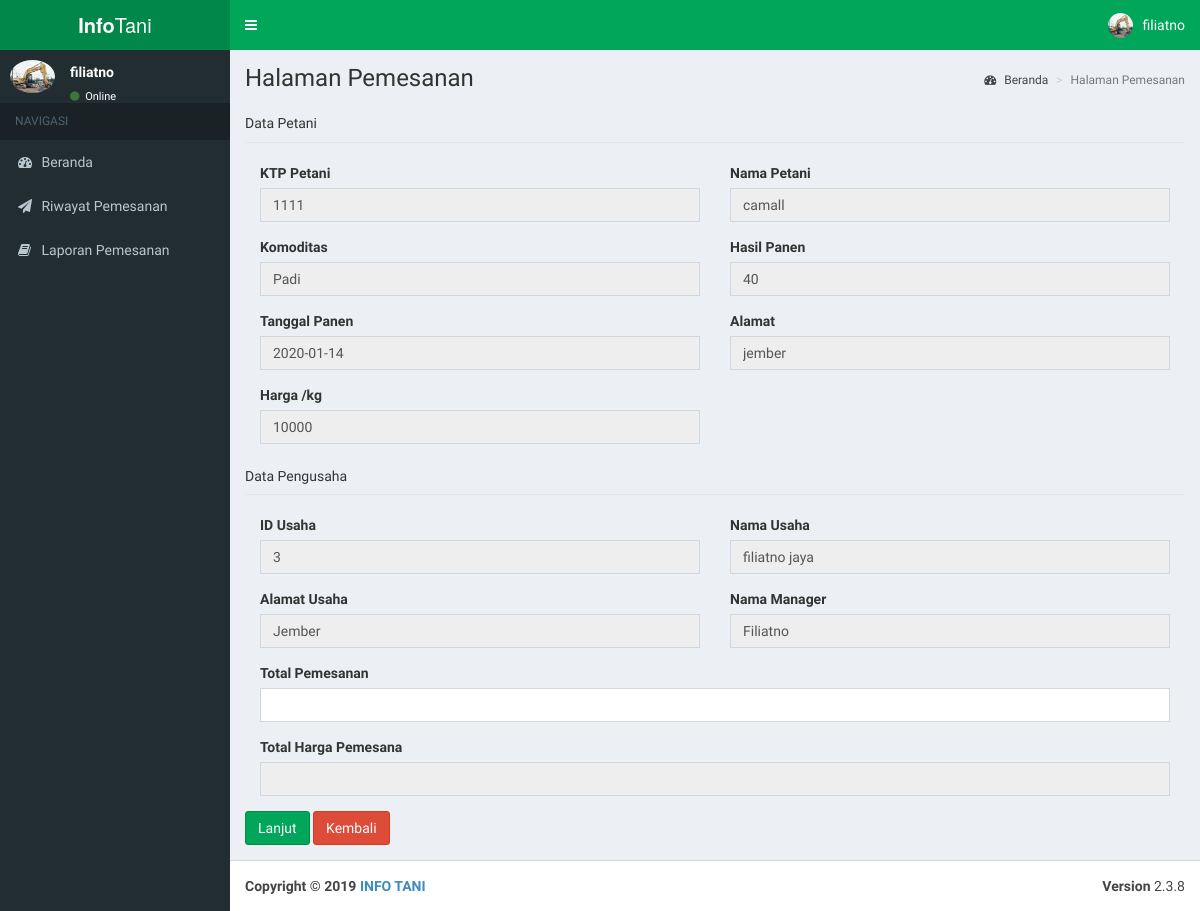
Page /Pages/pengusaha/pemesanan.php?id=1&tgl=2020-01-13 (signed in) on the committed database.
### tables this page shows
CREATE TABLE `perusahaan` (
  `ID_PERUSAHAAN` int(11) NOT NULL,
  `USERNAME` varchar(20) NOT NULL,
  `PASSWORD` varchar(255) NOT NULL,
  `SIUP` varchar(18) NOT NULL,
  `LOGO` varchar(18) NOT NULL,
  `NAMA_PERUSAHAAN` varchar(30) NOT NULL,
  `EMAIL` varchar(40) NOT NULL,
  `ALAMAT_PERUSAHAAN` varchar(40) NOT NULL,
  `NO_TELP_PERUSAHAAN` varchar(16) NOT NULL,
  `NAMA_MANAGER` varchar(20) NOT NULL,
  `ID_LEVEL` int(11) NOT NULL
);

CREATE TABLE `panen` (
  `ID_PANEN` int(11) NOT NULL,
  `KTP` varchar(16) NOT NULL,
  `KOMODITAS` int(11) NOT NULL,
  `TGL_PANEN` date NOT NULL,
  `HASIL` int(11) NOT NULL,
  `HARGA` int(6) NOT NULL,
  `STATUS_PANEN` varchar(5) NOT NULL
);

CREATE TABLE `petani` (
  `KTP` varchar(16) NOT NULL,
  `ID_KECAMATAN` int(11) DEFAULT NULL,
  `ID_KOMODITAS` int(11) DEFAULT NULL,
  `ID_USER` int(11) DEFAULT NULL,
  `ID_STATUS` int(11) NOT NULL,
  `NAMA_PETANI` varchar(30) DEFAULT NULL,
  `ALAMAT_PETANI` varchar(30) DEFAULT NULL,
  `LUAS_SAWAH` float DEFAULT NULL,
  `ALAMAT_SAWAH` varchar(30) DEFAULT NULL,
  `TANAM` date DEFAULT NULL,
  `PANEN` date DEFAULT NULL,
  `NO_HP` varchar(15) DEFAULT NULL
);

CREATE TABLE `komoditas` (
  `ID_KOMODITAS` int(11) NOT NULL,
  `NAMA_KOMODITAS` varchar(20) DEFAULT NULL
);

### controller/session.php (called while the page is built, shortened)
<?php
include "./koneksi.php";
$pengusaha=$_SESSION['ID_PERUSAHAAN'];
$sql2 = "select * from PERUSAHAAN where ID_PERUSAHAAN='$pengusaha'" ;
$ses_sql2=mysqli_query($koneksi, $sql2);
$row2 = mysqli_fetch_assoc($ses_sql2);
$nama_pengguna =$row2['NAMA_PERUSAHAAN'];
$gambar2 = $row2['LOGO'];
$nama_manager = $row2['NAMA_MANAGER'];
$alamat_usaha = $row2['ALAMAT_PERUSAHAAN'];
?>

### Pages/Pengusaha/pemesanan.php (the view, shortened to what this page needs)
<!DOCTYPE html>
<html>
<?php
        include "../_partials/head.php";
?>
<body class="hold-transition skin-green sidebar-mini">
<div class="wrapper">
    <?php
        include "../_partials/headerusaha.php";
    ?>
  <aside class="main-sidebar">
    <?php
        include "../_partials/sidebarusaha.php";
    ?>
  </aside>
  <div class="content-wrapper">
    <section class="content-header">
      <h1>
        Halaman Pemesanan
      </h1>
      <ol class="breadcrumb">
        <li><a href="#"><i class="fa fa-dashboard"></i> Beranda</a></li>
        <li class="active">Halaman Pemesanan</li>
      </ol>
    </section>
    <section class="content">
      <div class="row">
        <div class="col-lg-12">
          <form action="../../controller/Pengusaha/Pemesanan.php" method="post">
          <?php
            if(isset($_GET['id'])) {
                $id = $_GET['id'];
                    $tgl = $_GET['tgl'];
                    $query_tampil = mysqli_query($koneksi, "SELECT * FROM panen
                    INNER JOIN petani on petani.KTP = panen.KTP
                    INNER JOIN komoditas on komoditas.ID_KOMODITAS = panen.KOMODITAS
                    INNER JOIN kecamatan on kecamatan.ID_KECAMATAN = petani.ID_KECAMATAN
                    where panen.ID_PANEN = '$id' and panen.TGL_PANEN = '$tgl'
                    and panen.HASIL !=0
                ") or die(mysqli_error($koneksi));
                  while($data = mysqli_fetch_array($query_tampil)) {
                  ?>
            <fieldset><legend><h5>Data Petani</h5></legend>
              <div class="form-row">
                <div class="form-group col-md-6">
                  <label for="inputEmail4">KTP Petani</label>
                  <input type="text" name="ktp" value="<?php echo $data['KTP']?>" class="form-control" readonly>
                </div>
                <div class="form-group col-md-6">
                  <label for="inputPassword4">Nama Petani</label>
                  <input type="text" name="namapetani" class="form-control" value="<?php echo $data['NAMA_PETANI']?>" readonly>
                </div>
              </div>
              <div class="form-row">
                <div class="form-group col-md-6">
                  <label for="inputEmail4">Komoditas</label>
                  <input type="text" name="komoditas" class="form-control" value="<?php echo $data['NAMA_KOMODITAS']?>" readonly>
                </div>
                <div class="form-group col-md-6">
                  <label for="inputPassword4">Hasil Panen</label>
                  <input type="text" name="hasil" class="form-control" value="<?php echo $data['HASIL']?>" readonly>
                </div>
              </div>
              <div class="form-row">
                <div class="form-group col-md-6">
                  <label for="inputEmail4">Tanggal Panen</label>
                  <input type="text" name="tglpanen" class="form-control" value="<?php echo $data['PANEN']?>" readonly>
                </div>
                <div class="form-group col-md-6">
                  <label for="inputPassword4">Alamat</label>
                  <input type="text" name="alamatpetani" class="form-control" value="<?php echo $data['ALAMAT_PETANI']?>"readonly>
                </div>
              </div>
              <div class="form-row">
                <div class="form-group col-md-6">
                  <label for="inputEmail4">Harga /kg</label>
                  <input type="text" id="harga" name="harga" class="form-control" readonly value="<?php echo $data['HARGA']?>" onkeyup="sum();">
                </div>
              </div>
</fieldset><?php } }?>
            <fieldset><legend><h5>Data Pengusaha</h5></legend></fieldset>
              <div class="form-row">
                <div class="form-group col-md-6">
                  <label for="inputEmail4">ID Usaha</label>
                  <input type="text" value="<?php echo $pengusaha;?>" name="idperusahaan" class="form-control" readonly>
                </div>
                <div class="form-group col-md-6">
                  <label for="inputPassword4">Nama Usaha</label>
                  <input type="text" name="namapengusaha" value="<?php echo $nama_pengguna;?>" class="form-control" readonly>
                </div>
              </div>
              <div class="form-row">
                <div class="form-group col-md-6">
                  <label for="inputEmail4">Alamat Usaha</label>
                  <input type="text" name="alamatpengusaha" value="<?php echo $alamat_usaha;?>" class="form-control" readonly>
                </div>
                <div class="form-group col-md-6">
                  <label for="inputPassword4">Nama Manager</label>
                  <input type="text" name="namamanager" value="<?php echo $nama_manager;?>" class="form-control" readonly>
                </div>
              </div>
              <div class="form-group col-md-12">
                <label for="inputPassword4">Total Pemesanan</label>
                <input type="text" id="jmlpesan" name="jmlpesan" class="form-control" onkeyup="sum();" onkeypress="return hanyaAngka(event)">
              </div>
              <div class="form-row">
                <div class="form-group col-md-12">
                  <label for="inputCity">Total Harga Pemesana</label>
                  <input type="text" name="total" id="total" class="form-control" readonly>
                </div>
              </div>
              <button type="button" class="btn btn-success" data-toggle="modal" data-target="#modalPush">Lanjut</button>
              <a href="../frontend/cariHasil.php" class="btn btn-danger" value="Kembali">Kembali</a>
            </form>
        </div>
    </section>
  </div>
    <?php
        include "../_partials/footer.php";
    ?>
</div>
</body>
</html>

### Pages/_partials/head.php (shortened to what this page needs)
<head>
  <link rel="stylesheet" href="../../bootstrap/css/bootstrap.min.css">
  <link rel="stylesheet" href="https://cdnjs.cloudflare.com/ajax/libs/font-awesome/4.5.0/css/font-awesome.min.css">
  <link rel="stylesheet" href="https://cdnjs.cloudflare.com/ajax/libs/ionicons/2.0.1/css/ionicons.min.css">
  <link rel="stylesheet" href="../../plugins/datatables/dataTables.bootstrap.css">
  <link rel="stylesheet" href="../../dist/css/AdminLTE.min.css">
  <link rel="stylesheet" href="../../dist/css/skins/_all-skins.min.css">
  <link rel="stylesheet" href="../../plugins/iCheck/flat/blue.css">
  <link rel="stylesheet" href="../../plugins/morris/morris.css">
  <link rel="stylesheet" href="../../plugins/jvectormap/jquery-jvectormap-1.2.2.css">
  <link rel="stylesheet" href="../../plugins/datepicker/datepicker3.css">
  <link rel="stylesheet" href="../../plugins/daterangepicker/daterangepicker.css">
  <link rel="stylesheet" href="../../plugins/bootstrap-wysihtml5/bootstrap3-wysihtml5.min.css">
</head>

### Pages/_partials/headerusaha.php (shortened to what this page needs)
<?php
    require_once "../../controller/koneksi.php";
    include "../../controller/session.php";
      ?>
<header class="main-header">
  <a href="../frontend/index.php" class="logo">
    <span class="logo-lg"><b>Info</b>Tani</span>
  </a>
  <nav class="navbar navbar-static-top">
    <a href="#" class="sidebar-toggle" data-toggle="offcanvas" role="button">
    </a>
    <div class="navbar-custom-menu">
      <ul class="nav navbar-nav">
        <li class="dropdown user user-menu">
          <a href="#" class="dropdown-toggle" data-toggle="dropdown">
            <img src="../../img/pengusaha/user/<?php echo $gambar2;?>" class="user-image" alt="User Image">
            <span class="hidden-xs"><?php echo $_SESSION['USERNAME'] ?></span>
          </a>
        </li>
      </ul>
    </div>
  </nav>
</header>

### Pages/_partials/sidebarusaha.php (shortened to what this page needs)
<section class="sidebar">
  <div class="user-panel">
    <div class="pull-left image">
      <img src="../../img/pengusaha/user/<?php echo $gambar2;?>" class="img-circle" alt="User Image">
    </div>
    <div class="pull-left info">
      <p><?php echo $_SESSION['USERNAME'] ?></p>
      <a href="#"><i class="fa fa-circle text-success"></i> Online</a>
    </div>
  </div>
  <ul class="sidebar-menu">
    <li class="header">NAVIGASI</li>
    <li class="treeview">
      <a href="./index.php">
        <i class="fa fa-dashboard"></i> <span>Beranda</span>
      </a>
    </li>
    <li class="treeview">
      <a href="./Riwayat.php">
        <i class="fa fa-send"></i> <span>Riwayat Pemesanan</span>
      </a>
    </li>
    <li class="treeview">
      <a href="./viewlaporan.php">
        <i class="fa fa-book"></i> <span>Laporan Pemesanan</span>
      </a>
    </li>
  </ul>
  </section>

### Pages/_partials/footer.php
<footer class="main-footer">
  <div class="pull-right hidden-xs">
    <b>Version</b> 2.3.8
  </div>
  <strong>Copyright &copy; 2019 <a href="">INFO TANI</a></strong>
</footer>

### rows in the picture
perusahaan: LOGO (picture), namapengusaha "filiatno jaya", alamatpengusaha "Jember", namamanager "Filiatno"
panen: ktp "1111", namapetani "camall", komoditas "Padi", hasil "40", tglpanen "2020-01-14", alamatpetani "jember", harga "10000"

### other values in the picture
$_SESSION['USERNAME'] "filiatno"
